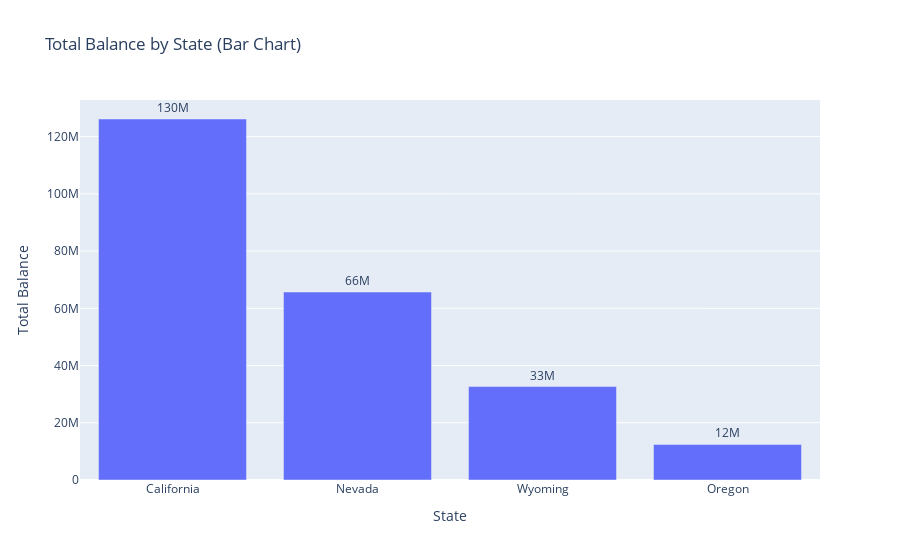

Source (notebook cell):
### Markdown cell above
# 1. Total Balance Distribution Across U.S. States

Goal:
Compare the total account balances across U.S. states to identify which states hold the highest financial balance concentration.

Chart:

Choropleth Map – showing geographic distribution of balances by U.S. state.

Bar Chart – ranking states by their total balance with values labeled.

EDA Type:
Bivariate (categorical: State vs. numerical: Balance).

Structure:

The map uses a color gradient (yellow = high, purple = low) to visually show balance intensity per state.

The bar chart displays four states explicitly: California (130M), Nevada (66M), Wyoming (33M), and Oregon (12M). Values are annotated above the bars for easy comparison.

### Code cell
import pandas as pd
import plotly.express as px

# Mapping full state names -> 2-letter codes
us_state_abbrev = {
    'Alabama':'AL','Alaska':'AK','Arizona':'AZ','Arkansas':'AR','California':'CA',
    'Colorado':'CO','Connecticut':'CT','Delaware':'DE','Florida':'FL','Georgia':'GA',
    'Hawaii':'HI','Idaho':'ID','Illinois':'IL','Indiana':'IN','Iowa':'IA',
    'Kansas':'KS','Kentucky':'KY','Louisiana':'LA','Maine':'ME','Maryland':'MD',
    'Massachusetts':'MA','Michigan':'MI','Minnesota':'MN','Mississippi':'MS',
    'Missouri':'MO','Montana':'MT','Nebraska':'NE','Nevada':'NV','New Hampshire':'NH',
    'New Jersey':'NJ','New Mexico':'NM','New York':'NY','North Carolina':'NC',
    'North Dakota':'ND','Ohio':'OH','Oklahoma':'OK','Oregon':'OR','Pennsylvania':'PA',
    'Rhode Island':'RI','South Carolina':'SC','South Dakota':'SD','Tennessee':'TN',
    'Texas':'TX','Utah':'UT','Vermont':'VT','Virginia':'VA','Washington':'WA',
    'West Virginia':'WV','Wisconsin':'WI','Wyoming':'WY'
}

# Add abbreviation column
df["state_code"] = df["state"].map(us_state_abbrev)

# Aggregate total balance
state_balance = df.groupby(["state", "state_code"])["balance"].sum().reset_index()

# Choropleth map
fig_map = px.choropleth(
    state_balance,
    locations="state_code",
    locationmode="USA-states",
    color="balance",
    hover_name="state",
    color_continuous_scale="Viridis",
    scope="usa",
    title="Total Balance by US State"
)

# Save map
fig_map.write_image("total_balance_map.png")

# Bar chart with labels
fig_bar = px.bar(
    state_balance.sort_values("balance", ascending=False),
    x="state",
    y="balance",
    text="balance",  
    title="Total Balance by State (Bar Chart)"
)

fig_bar.update_traces(
    texttemplate='%{text:.2s}',   # short format (e.g. 1.2M)
    textposition='outside'        
)

fig_bar.update_layout(
    uniformtext_minsize=8,
    uniformtext_mode='hide',
    yaxis_title="Total Balance",
    xaxis_title="State"
)

# Save bar chart
fig_bar.write_image("total_balance_bar.png")

# Show both interactive charts
fig_map.show()
fig_bar.show()

### Figure 1 — Plotly figure (JSON) as saved in the notebook; plotly's stock layout.template omitted (floating-point values rounded to 4 significant figures)
{"data": [{"hovertemplate": "state=%{x}<br>balance=%{text}<extra></extra>", "legendgroup": "", "marker": {"color": "#636efa", "pattern": {"shape": ""}}, "name": "", "orientation": "v", "showlegend": false, "text": [126200000.0, 65690000.0, 32640000.0, 12440000.0], "textposition": "outside", "texttemplate": "%{text:.2s}", "type": "bar", "x": ["California", "Nevada", "Wyoming", "Oregon"], "xaxis": "x", "y": [126200000.0, 65690000.0, 32640000.0, 12440000.0], "yaxis": "y"}], "layout": {"barmode": "relative", "legend": {"tracegroupgap": 0}, "title": {"text": "Total Balance by State (Bar Chart)"}, "uniformtext": {"minsize": 8, "mode": "hide"}, "xaxis": {"anchor": "y", "domain": [0, 1], "title": {"text": "State"}}, "yaxis": {"anchor": "x", "domain": [0, 1], "title": {"text": "Total Balance"}}}}
